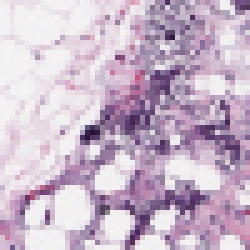
#> input picture image_processing/8916_idx5_x751_y1551_class0.png, 50 x 50 px (shown 5 times larger)
$ jupyter execute ip_convolution.ipynb
#> lines starting #> are read from the running program, lines starting #| are printed output that depends on the picture
[cell 1]
# import the necessary packages
from skimage.exposure import rescale_intensity
from matplotlib import pyplot as plt
import numpy as np
import argparse
import cv2

[cell 2]
def plt_imshow(title, image):
	# convert the image frame BGR to RGB color space and display it
	image = cv2.cvtColor(image, cv2.COLOR_BGR2RGB)
	plt.imshow(image)
	plt.title(title)
	plt.grid(False)
	plt.show()

[cell 3]
def convolve(image, kernel):
	# grab the spatial dimensions of the image, along with
	# the spatial dimensions of the kernel
	(iH, iW) = image.shape[:2]
	(kH, kW) = kernel.shape[:2]

	# allocate memory for the output image, taking care to
	# "pad" the borders of the input image so the spatial
	# size (i.e., width and height) are not reduced
	pad = (kW - 1) // 2
	image = cv2.copyMakeBorder(image, pad, pad, pad, pad,
		cv2.BORDER_REPLICATE)
	output = np.zeros((iH, iW), dtype="float32")

	# loop over the input image, "sliding" the kernel across
	# each (x, y)-coordinate from left-to-right and top to
	# bottom
	for y in np.arange(pad, iH + pad):
		for x in np.arange(pad, iW + pad):
			# extract the ROI of the image by extracting the
			# *center* region of the current (x, y)-coordinates
			# dimensions
			roi = image[y - pad:y + pad + 1, x - pad:x + pad + 1]

			# perform the actual convolution by taking the
			# element-wise multiplicate between the ROI and
			# the kernel, then summing the matrix
			k = (roi * kernel).sum()

			# store the convolved value in the output (x,y)-
			# coordinate of the output image
			output[y - pad, x - pad] = k

	# rescale the output image to be in the range [0, 255]
	output = rescale_intensity(output, in_range=(0, 255))
	output = (output * 255).astype("uint8")

	# return the output image
	return output

[cell 4]
# since we are using Jupyter Notebooks we can replace our argument
# parsing code with *hard coded* arguments and values
args = {
	"image": "8916_idx5_x751_y1551_class0.png"
}

[cell 5]
# construct average blurring kernels used to smooth an image
smallBlur = np.ones((7, 7), dtype="float") * (1.0 / (7 * 7))
largeBlur = np.ones((21, 21), dtype="float") * (1.0 / (21 * 21))

# construct a sharpening filter
sharpen = np.array((
	[0, -1, 0],
	[-1, 5, -1],
	[0, -1, 0]), dtype="int")

[cell 6]
# construct the Laplacian kernel used to detect edge-like
# regions of an image
laplacian = np.array((
	[0, 1, 0],
	[1, -4, 1],
	[0, 1, 0]), dtype="int")

# construct the Sobel x-axis kernel
sobelX = np.array((
	[-1, 0, 1],
	[-2, 0, 2],
	[-1, 0, 1]), dtype="int")

# construct the Sobel y-axis kernel
sobelY = np.array((
	[-1, -2, -1],
	[0, 0, 0],
	[1, 2, 1]), dtype="int")

[cell 7]
# construct the kernel bank, a list of kernels we're going
# to apply using both our custom `convole` function and
# OpenCV's `filter2D` function
kernelBank = (
	("small_blur", smallBlur),
	("large_blur", largeBlur),
	("sharpen", sharpen),
	("laplacian", laplacian),
	("sobel_x", sobelX),
	("sobel_y", sobelY)
)

[cell 8]
# load the input image and convert it to grayscale
image = cv2.imread(args["image"])
#> image is the input picture: shape (50, 50, 3); mean B, G, R 201.6, 182.3, 200.8
gray = cv2.cvtColor(image, cv2.COLOR_BGR2GRAY)
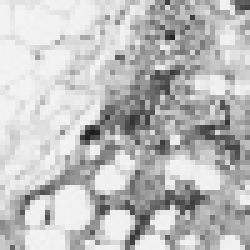
#> gray: shape (50, 50) (shown 5 times larger); min 28, max 245, mean 190

# loop over the kernels
for (kernelName, kernel) in kernelBank:
	# apply the kernel to the grayscale image using both
	# our custom `convole` function and OpenCV's `filter2D`
	# function
	print("[INFO] applying {} kernel".format(kernelName))
	convoleOutput = convolve(gray, kernel)
	opencvOutput = cv2.filter2D(gray, -1, kernel)

	# show the output images
	plt_imshow("original", gray)
	plt_imshow("{} - convole".format(kernelName), convoleOutput)
	plt_imshow("{} - opencv".format(kernelName), opencvOutput)
#> this loop made 6 passes
#> pass 1, in convolve, `image = cv2.copyMakeBorder(image, pad, pad, pad, pad, cv2.BORDER_REPLI..`:
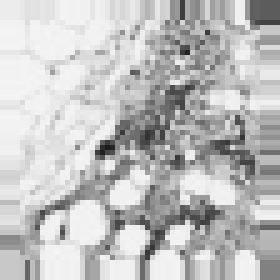
#> image: shape (56, 56) (shown 5 times larger); min 28, max 245, mean 192.1
#> pass 1, `convoleOutput = convolve(gray, kernel)`:
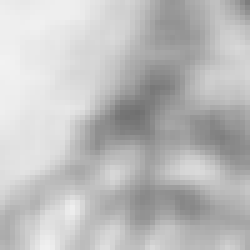
#> convoleOutput: shape (50, 50) (shown 5 times larger); min 112, max 242, mean 189.5
#> pass 2, in plt_imshow (call 5), `plt.show()`:
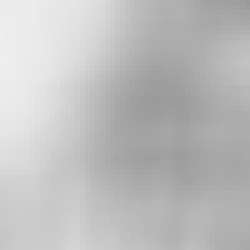
#> shown: shape (50, 50, 3) (shown 5 times larger); min 154, max 238, mean 190
